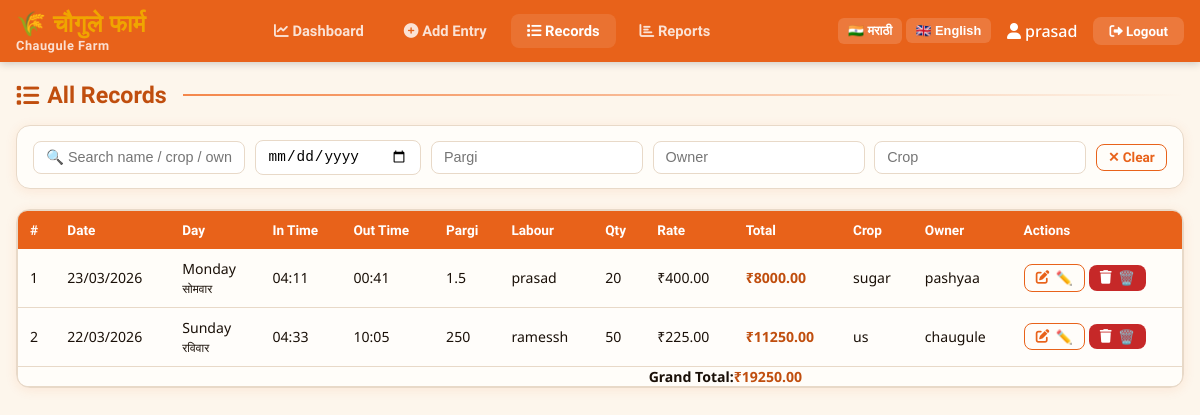
Screenshot of /list/ (signed in) with the database file from the repository.
### labour/models.py (models this page shows, shortened)
class LabourEntry(models.Model):
    user = models.ForeignKey(User, on_delete=models.CASCADE, related_name='labour_entries', null=True, blank=True)
    date = models.DateField(default=timezone.now, verbose_name=_("Date"))
    day = models.CharField(max_length=20, blank=True, editable=False, verbose_name=_("Day"))
    day_marathi = models.CharField(max_length=20, blank=True, editable=False, verbose_name=_("Day in Marathi"))
    in_time = models.TimeField(default=timezone.now, verbose_name=_("In Time"))
    out_time = models.TimeField(null=True, blank=True, verbose_name=_("Out Time"))
    pargi_name = models.CharField(max_length=100, verbose_name=_("Pargi Name"), help_text=_("Name of the labour group/section"))
    labour_name = models.CharField(max_length=100, verbose_name=_("Labour Name"))
    quantity = models.IntegerField(validators=[MinValueValidator(1)], verbose_name=_("Quantity"))
    rupees_per_head = models.DecimalField(max_digits=10, decimal_places=2, validators=[MinValueValidator(0)], verbose_name=_("Rate per Head"))
    total_amount = models.DecimalField(max_digits=10, decimal_places=2, editable=False, verbose_name=_("Total Amount"))
    land_crop_name = models.CharField(max_length=100, blank=True, null=True, verbose_name=_("Land/Crop Name"))
    owner_name = models.CharField(max_length=100, blank=True, null=True, verbose_name=_("Owner Name"))
    notes = models.TextField(blank=True, null=True, verbose_name=_("Notes"))
    created_at = models.DateTimeField(auto_now_add=True)
    updated_at = models.DateTimeField(auto_now=True)
    class Meta:
        ordering = ['-date', '-in_time']
        verbose_name = _("Labour Entry")
        verbose_name_plural = _("Labour Entries")

### labour/views.py (the view, shortened to what this page needs)
# urls.py: path('list/', views.list_entries, name='list_entries'),
@login_required
def list_entries(request):
    entries = LabourEntry.objects.filter(user=request.user)
    total_sum = entries.aggregate(Sum('total_amount'))['total_amount__sum'] or 0
    search_query = request.GET.get('search', '')
    filter_date = request.GET.get('date', '')
    filter_pargi = request.GET.get('pargi', '')
    filter_owner = request.GET.get('owner', '')
    filter_crop = request.GET.get('crop', '')
    if filter_date:
        entries = entries.filter(date=filter_date)
    if filter_pargi:
        entries = entries.filter(pargi_name__icontains=filter_pargi)
    if filter_owner:
        entries = entries.filter(owner_name__icontains=filter_owner)
    if filter_crop:
        entries = entries.filter(land_crop_name__icontains=filter_crop)
    total_sum = entries.aggregate(Sum('total_amount'))['total_amount__sum'] or 0
    weekday_colors = {
        0: '#E3F2FD',  # Monday
        1: '#F3E5F5',  # Tuesday
        2: '#E8F5E9',  # Wednesday
        3: '#FFF3E0',  # Thursday
        4: '#FFEBEE',  # Friday
        5: '#E0F7FA',  # Saturday
        6: '#FFF9C4'   # Sunday
    }
    entries_data = []
    for entry in entries:
        entries_data.append({
            'id': entry.id,
            'date': entry.date.strftime('%Y-%m-%d'),
            'date_display': entry.date.strftime('%d/%m/%Y'),
            'day': entry.day,
            'day_marathi': entry.day_marathi,
            'day_color': weekday_colors.get(entry.date.weekday(), '#FFFFFF'),
            'in_time': entry.in_time.strftime('%H:%M') if entry.in_time else '',
            'out_time': entry.out_time.strftime('%H:%M') if entry.out_time else '',
            'pargi_name': entry.pargi_name,
            'labour_name': entry.labour_name,
            'quantity': entry.quantity,
            'rupees_per_head': float(entry.rupees_per_head),
            'total_amount': float(entry.total_amount),
            'land_crop_name': entry.land_crop_name or '–',
            'owner_name': entry.owner_name or '–',
            'notes': entry.notes or '',
        })
    context = {
        'entries': entries,
        'total_sum': total_sum,
        'search_query': search_query,
        'filter_date': filter_date,
        'filter_pargi': filter_pargi,
        'filter_owner': filter_owner,
        'filter_crop': filter_crop,
        'entry_count': entries.count(),
        'entries_json': json.dumps(entries_data),
    }
    return render(request, 'labour/list_entries.html', context)

### templates/labour/list_entries.html (shortened to what this page needs)
{% extends 'labour/base.html' %}
{% load i18n %}
{% block content %}
<div class="section-title">
    <i class="fas fa-list"></i> {% trans "All Records" %}
</div>
<div class="card" style="padding: 0.85rem 1rem;">
    <div class="filter-bar">
        <input type="text" id="search-text" placeholder="🔍 {% trans 'Search name / crop / owner…' %}" value="{{ search_query }}">
        <input type="date" id="filter-date" placeholder="{% trans 'Date' %}" value="{{ filter_date }}">
        <input type="text" id="filter-pargi" placeholder="{% trans 'Pargi' %}" value="{{ filter_pargi }}">
        <input type="text" id="filter-owner" placeholder="{% trans 'Owner' %}" value="{{ filter_owner }}">
        <input type="text" id="filter-crop" placeholder="{% trans 'Crop' %}" value="{{ filter_crop }}">
        <button class="btn btn-outline btn-sm" onclick="clearFilters()">✕ {% trans "Clear" %}</button>
    </div>
</div>
<div class="card" style="padding: 0;">
    <div class="table-wrap">
        <table>
            <thead>
                <tr>
                    <th>#</th>
                    <th>{% trans "Date" %}</th>
                    <th>{% trans "Day" %}</th>
                    <th>{% trans "In Time" %}</th>
                    <th>{% trans "Out Time" %}</th>
                    <th>{% trans "Pargi" %}</th>
                    <th>{% trans "Labour" %}</th>
                    <th>{% trans "Qty" %}</th>
                    <th>{% trans "Rate" %}</th>
                    <th>{% trans "Total" %}</th>
                    <th>{% trans "Crop" %}</th>
                    <th>{% trans "Owner" %}</th>
                    <th>{% trans "Actions" %}</th>
                </tr>
            </thead>
            <tbody id="records-body">
                {% for entry in entries %}
                <tr data-id="{{ entry.id }}" style="background-color: {{ entry.date|date:'w'|add:'0'|default:'#FFFFFF' }}20;">
                    <td>{{ forloop.counter }}</td>
                    <td>{{ entry.date|date:"d/m/Y" }}</td>
                    <td>{{ entry.day }}<br><small>{{ entry.day_marathi }}</small></td>
                    <td>{{ entry.in_time|time:"H:i" }}</td>
                    <td>{{ entry.out_time|time:"H:i"|default:'-' }}</td>
                    <td>{{ entry.pargi_name }}</td>
                    <td>{{ entry.labour_name }}</td>
                    <td>{{ entry.quantity }}</td>
                    <td>₹{{ entry.rupees_per_head }}</td>
                    <td style="font-weight: 700; color: var(--saffron-dark);">₹{{ entry.total_amount|floatformat:2 }}</td>
                    <td>{{ entry.land_crop_name|default:'–' }}</td>
                    <td>{{ entry.owner_name|default:'–' }}</td>
                    <td>
                        <button class="btn btn-outline btn-sm" onclick="openEditModal({{ entry.id }})">
                            <i class="fas fa-edit"></i> ✏️
                        </button>
                        <button class="btn btn-danger btn-sm" onclick="deleteEntry({{ entry.id }})">
                            <i class="fas fa-trash"></i> 🗑️
                        </button>
                    </td>
                </tr>
                {% endfor %}
            </tbody>
            {% if entries %}
            <tfoot>
                <tr>
                    <td colspan="9" style="text-align: right; font-weight: 700;">{% trans "Grand Total" %}:</td>
                    <td style="font-weight: 700; color: var(--saffron-dark);">₹{{ total_sum|floatformat:2 }}</td>
                    <td colspan="3"></td>
                </tr>
            </tfoot>
            {% endif %}
        </table>
    </div>
</div>
{% endblock %}

### templates/labour/base.html (shortened to what this page needs)
{% load i18n %}
<!DOCTYPE html>
<html lang="{% trans 'en' %}">
<head>
    <link rel="stylesheet" href="https://cdnjs.cloudflare.com/ajax/libs/font-awesome/6.0.0/css/all.min.css">
</head>
<body>
    {% if user.is_authenticated %}
    <nav>
        <div class="nav-brand">
            🌾 <span>चौगुले फार्म</span><br>
            <small>Chaugule Farm</small>
        </div>
        <div class="nav-links">
            <a href="{% url 'dashboard' %}" class="{% if request.resolver_match.url_name == 'dashboard' %}active{% endif %}">
                <i class="fas fa-chart-line"></i> {% trans "Dashboard" %}
            </a>
            <a href="{% url 'add_entry' %}" class="{% if request.resolver_match.url_name == 'add_entry' %}active{% endif %}">
                <i class="fas fa-plus-circle"></i> {% trans "Add Entry" %}
            </a>
            <a href="{% url 'list_entries' %}" class="{% if request.resolver_match.url_name == 'list_entries' %}active{% endif %}">
                <i class="fas fa-list"></i> {% trans "Records" %}
            </a>
            <a href="{% url 'reports' %}" class="{% if request.resolver_match.url_name == 'reports' %}active{% endif %}">
                <i class="fas fa-chart-bar"></i> {% trans "Reports" %}
            </a>
        </div>
        <div class="user-menu">
<div class="lang-switcher">
    <form method="post" action="{% url 'set_language' %}" style="display: inline;">
        <button type="submit" name="language" value="mr" class="lang-btn">🇮🇳 मराठी</button>
        <button type="submit" name="language" value="en" class="lang-btn">🇬🇧 English</button>
    </form>
</div>
            <span class="user-name"><i class="fas fa-user"></i> {{ user.username }}</span>
            <form method="post" action="{% url 'logout' %}" style="display: inline;">
                <button type="submit" class="logout-btn"><i class="fas fa-sign-out-alt"></i> {% trans "Logout" %}</button>
            </form>
        </div>
    </nav>
    {% endif %}
    <div class="main-container">
        {% block content %}
        {% endblock %}
    </div>
</body>
</html>

### templates/labour/base.html (style rules this page uses)
:root { --saffron: #E8621A; --saffron-light: #F4874B; --saffron-dark: #C04E0E; --earth: #7A3B1E; --gold: #F0A500; --cream: #FDF6EC; --green: #2E7D32; --green-light: #4CAF50; --red: #C62828; --ink: #1A1008; --muted: #7D6A58; --border: #E8D9C8; --white: #FFFFFF; --card-bg: #FFFDF9; --shadow: 0 2px 12px rgba(232,98,26,0.10); --shadow-lg: 0 8px 32px rgba(232,98,26,0.15); }
* { box-sizing: border-box; margin: 0; padding: 0; }
body { font-family: 'Noto Sans', sans-serif; background: var(--cream); color: var(--ink); min-height: 100vh; }
nav { background: var(--saffron); padding: 0 1rem; display: flex; align-items: center; justify-content: space-between; box-shadow: 0 2px 8px rgba(0,0,0,0.18); position: sticky; top: 0; z-index: 100; flex-wrap: wrap; }
.nav-brand { font-family: 'Baloo 2', cursive; font-size: 1.5rem; font-weight: 800; color: var(--white); padding: 0.6rem 0; letter-spacing: 0.5px; }
.nav-brand span { color: var(--gold); }
.nav-brand small { font-size: 0.8rem; display: block; color: rgba(255,255,255,0.8); }
.nav-links { display: flex; gap: 0.5rem; align-items: center; flex-wrap: wrap; }
.nav-links a { color: rgba(255,255,255,0.82); text-decoration: none; font-family: 'Baloo 2', cursive; font-weight: 600; font-size: 0.92rem; padding: 0.5rem 1rem; transition: all 0.2s; border-radius: 8px; }
.nav-links a:hover, .nav-links a.active { color: var(--white); background: rgba(255,255,255,0.10); }
.user-menu { display: flex; align-items: center; gap: 1rem; flex-wrap: wrap; }
.user-name { color: var(--white); font-weight: 500; }
.lang-switcher { display: flex; gap: 0.3rem; }
.lang-btn { background: rgba(255,255,255,0.15); color: var(--white); border: none; padding: 0.3rem 0.6rem; border-radius: 6px; cursor: pointer; font-size: 0.8rem; font-weight: 600; transition: background 0.2s; }
.logout-btn { background: rgba(255,255,255,0.15); color: var(--white); border: none; padding: 0.4rem 1rem; border-radius: 8px; cursor: pointer; font-family: 'Baloo 2', cursive; font-weight: 600; transition: background 0.2s; }
.main-container { max-width: 1400px; margin: 0 auto; padding: 1.2rem 1rem 3rem; }
.card { background: var(--card-bg); border: 1.5px solid var(--border); border-radius: 14px; padding: 1.3rem 1.2rem; box-shadow: var(--shadow); margin-bottom: 1.2rem; }
.section-title { font-family: 'Baloo 2', cursive; font-size: 1.45rem; font-weight: 800; color: var(--saffron-dark); margin-bottom: 1rem; display: flex; align-items: center; gap: 0.5rem; }
.section-title::after { content: ''; flex: 1; height: 2px; background: linear-gradient(90deg, var(--saffron-light), transparent); margin-left: 0.5rem; }
.btn { display: inline-flex; align-items: center; gap: 0.4rem; padding: 0.6rem 1.3rem; border-radius: 8px; font-family: 'Baloo 2', cursive; font-weight: 700; font-size: 1rem; cursor: pointer; border: none; transition: all 0.18s; text-decoration: none; }
.btn-outline { background: transparent; border: 1.5px solid var(--saffron); color: var(--saffron); }
.btn-danger { background: var(--red); color: var(--white); }
.btn-sm { padding: 0.3rem 0.7rem; font-size: 0.85rem; }
.table-wrap { overflow-x: auto; border-radius: 10px; border: 1.5px solid var(--border); }
table { width: 100%; border-collapse: collapse; font-size: 0.88rem; }
thead { background: var(--saffron); color: var(--white); }
thead th { padding: 0.7rem 0.75rem; text-align: left; font-family: 'Baloo 2', cursive; font-weight: 700; font-size: 0.85rem; white-space: nowrap; }
tbody tr { border-bottom: 1px solid var(--border); background: var(--card-bg); }
tbody td { padding: 0.62rem 0.75rem; vertical-align: middle; }
.filter-bar { display: flex; flex-wrap: wrap; gap: 0.6rem; align-items: center; }
.filter-bar input, .filter-bar select { border: 1.5px solid var(--border); border-radius: 8px; padding: 0.45rem 0.75rem; font-size: 0.9rem; background: var(--white); outline: none; flex: 1 1 140px; }

### rows the page displays
LabourEntry: date "23/03/2026", day "Monday", day_marathi "सोमवार", in_time "04:11", out_time "00:41", pargi_name "1.5", labour_name "prasad", quantity "20", rupees_per_head "400.00", total_amount "8000.00", land_crop_name "sugar", owner_name "pashyaa"
LabourEntry: date "22/03/2026", day "Sunday", day_marathi "रविवार", in_time "04:33", out_time "10:05", pargi_name "250", labour_name "ramessh", quantity "50", rupees_per_head "225.00", total_amount "11250.00", land_crop_name "us", owner_name "chaugule"

### other values shown
{{ user.username }} "prasad"
{{ total_sum|floatformat:2 }} "19250.00"
